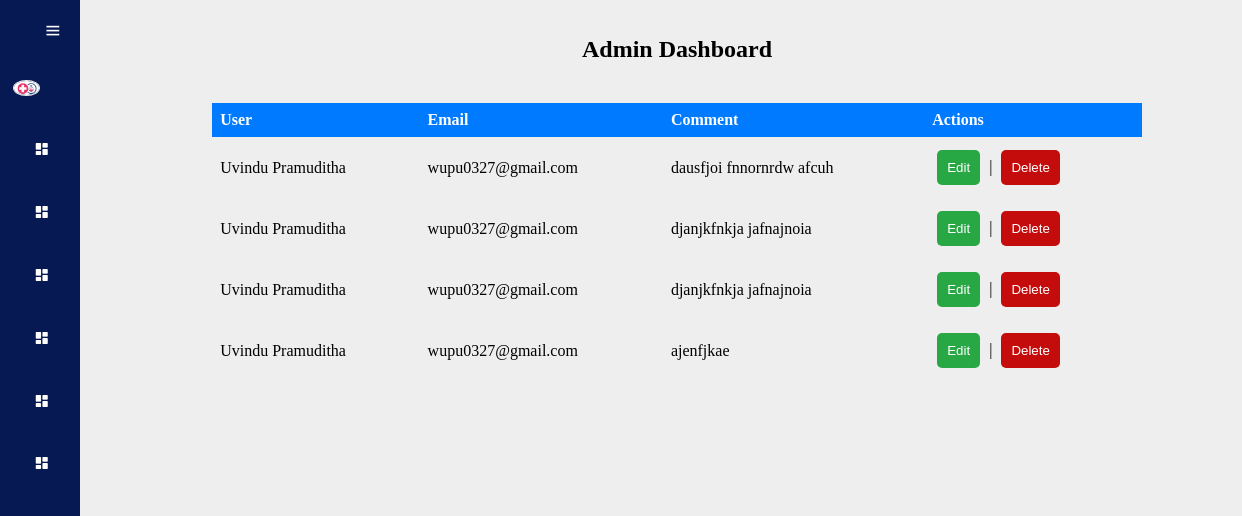
Page /manage_review.php (signed in) on the committed database.
### tables this page shows
CREATE TABLE `reviews` (
  `id` int(11) NOT NULL,
  `user_id` int(11) DEFAULT NULL,
  `user_name` varchar(255) NOT NULL,
  `user_image` varchar(255) DEFAULT NULL,
  `email` varchar(255) DEFAULT NULL,
  `comment` text DEFAULT NULL,
  `created_at` timestamp NOT NULL DEFAULT current_timestamp()
);

### manage_review.php (the view, shortened to what this page needs)
<!DOCTYPE html>
<html lang="en">
<head>
</head>
<body>
    <?php
    include 'sideBarAd.php';
    include 'connect.php';?>
<div class="main-content">
    <h2 style="text-align: center; margin: 20px auto;">Admin Dashboard</h2>
    <div class="container">
    <?php
    $sql = "SELECT * FROM reviews";
    $result = $connect->query($sql);
    if ($result->num_rows > 0) {
        echo "<table>";
        echo "<tr><th>User</th><th>Email</th><th>Comment</th><th>Actions</th></tr>";
        while ($row = $result->fetch_assoc()) {
            echo "<tr>";
            echo "<td>" . $row["user_name"] . "</td>";
            echo "<td>" . $row["email"] . "</td>";
            echo "<td>" . $row["comment"] . "</td>";
            echo "<td><a href='edit_review.php?id=" . $row["id"] . "'><button class='edit-button'>Edit</button></a> | <a href='delete_review.php?id=" . $row["id"] . "'><button class='delete-button'>Delete</button></a></td>";
            echo "</tr>";
        }
        echo "</table>";
    } else {
        echo "<p>No reviews found.</p>";
    }
    ?>
</div>
</div>
</body>
</html>

### sideBarAd.php (shortened to what this page needs)
<!DOCTYPE html>
<html>
<head>
    <link href='https://unpkg.com/boxicons@2.1.4/css/boxicons.min.css' rel='stylesheet'>
    <link rel="stylesheet" type="text/css" href="style.css">
</head>
<body>
    <div class="sidebar">
        <div class="top">
            <i class='bx bx-menu' id="sidebar-btn"></i>
        </div>
        <div class="user">
            <?php
			include 'connect.php';
			$id = $_SESSION['a']['a_id'];
			$query = "SELECT * FROM `admin` WHERE a_id = '$id'";
			$rs = mysqli_query($connect, $query);
			$data = $rs->fetch_assoc();
			?>
            <div>
                <?php
				if (empty($data["a_image"])) {
					?>
                <img src="#" id="viewImg" class="user-img">
                <?php
				} else {
					?>
                <img src="img/<?php echo ($data["a_image"]); ?>" id="viewImg" class="user-img">
                <?php
				}
				?>
            </div>
            <div>
            </div>
        </div>
        <ul>
            <li>
                <a href="manage_admin.php">
                    <i class='bx bxs-dashboard'></i>
                </a>
            </li>
            <li>
                <a href="add_admin.php">
                    <i class='bx bxs-dashboard'></i>
                </a>
            </li>
            <li>
                <a href="apartment_view.php">
                    <i class='bx bxs-dashboard'></i>
                </a>
            </li>
            <li>
                <a href="user_manage.php">
                    <i class='bx bxs-dashboard'></i>
                </a>
            </li>
            <li>
                <a href="manage_review.php">
                    <i class='bx bxs-dashboard'></i>
                </a>
            </li>
            <li>
                <a href="manage_complaint.php">
                    <i class='bx bxs-dashboard'></i>
                </a>
            </li>
        </ul>
    </div>
</body>
</html>

### style.css (style rules this page uses)
.user-img { width: 25px; border-radius: 100%; border: 1px solid #eee; }
.sidebar { position: absolute; top: 0; left: 0; height: 100vh; width: 80px; background-color: #071952; padding: 0.4rem 0.8rem; transition: all 0.5s ease; }
.sidebar #sidebar-btn { position: absolute; color: #fff; top: .4rem; left: 50%; font-size: 1.2rem; line-height: 50px; transform: translateX(-50%); cursor: pointer; }
.user { display: flex; align-items: center; margin: 1rem 0; }
.sidebar ul li { position: relative; list-style-type: none; height: 50px; width: 90%; margin: 0.8rem auto; line-height: 50px; }
.sidebar ul li a { color: #fff; display: flex; align-items: center; text-decoration: none; border-radius: 0.8rem; }
.sidebar ul li a i { min-width: 50px; text-align: center; height: 50px; border-radius: 12px; line-height: 50px; }
.main-content { position: relative; background-color: #eee; min-height: 100vh; top: 0; left: 80px; transition: all 0.5s ease; width: calc(100% - 80px); padding: 1rem; }

### manage_review.php (style rules this page uses)
* { padding: 0; margin: 0; }
.container { display: flex; justify-content: center; }
table { width: 80%; border-collapse: collapse; margin-top: 20px; }
th, td { padding: 8px; text-align: left; }
th { background-color: #007bff; color: white; }
.edit-button { background-color: #28a745; color: white; border: none; border-radius: 5px; padding: 10px; cursor: pointer; margin: 5px; }
.delete-button { background-color: #C40C0C; color: white; border: none; border-radius: 5px; padding: 10px; cursor: pointer; margin: 5px; }

### rows in the picture
reviews: user_name "Uvindu Pramuditha", email "wupu0327@gmail.com", comment "dausfjoi fnnornrdw afcuh"
reviews: user_name "Uvindu Pramuditha", email "wupu0327@gmail.com", comment "djanjkfnkja jafnajnoia"
reviews: user_name "Uvindu Pramuditha", email "wupu0327@gmail.com", comment "djanjkfnkja jafnajnoia"
reviews: user_name "Uvindu Pramuditha", email "wupu0327@gmail.com", comment "ajenfjkae"
